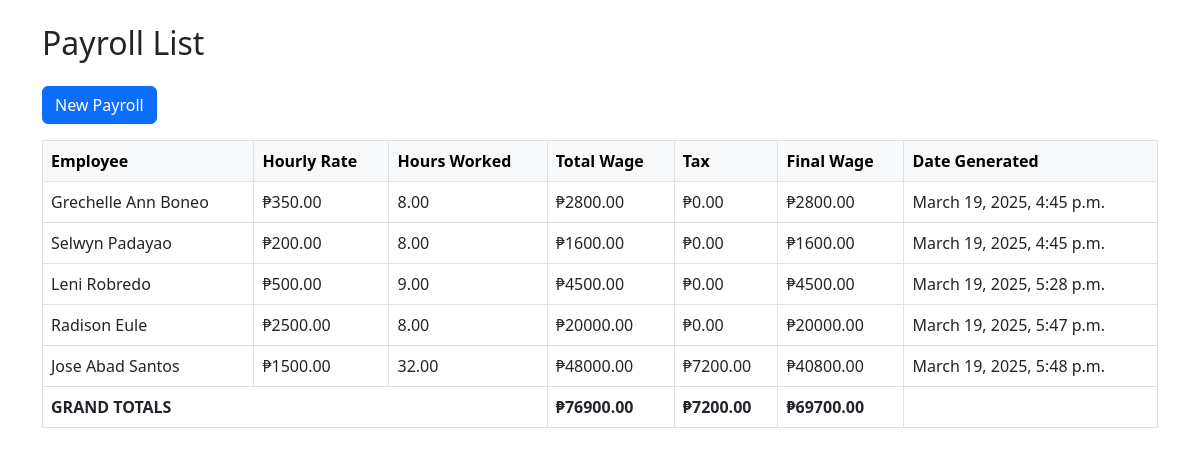
The page / on the database its author committed.
### payroll/models.py (models this page shows, shortened)
class Payroll(models.Model):
    PAYMENT_CHOICES = [("Full Payment", "Full Payment"), ("Installment", "Installment")]
    employee = models.OneToOneField(Employee, on_delete=models.CASCADE)  # Prevent duplicate payrolls
    wage = models.OneToOneField(Wage, on_delete=models.CASCADE)
    date_generated = models.DateTimeField(auto_now_add=True)
    payment_mode = models.CharField(max_length=20, choices=PAYMENT_CHOICES)
    @property
    def tax(self):
        tax_rate = Decimal("0.15")  # Convert float to Decimal
        return self.wage.total_wage * tax_rate if self.wage.total_wage > Decimal("30000") else Decimal("0")
    @property
    def final_wage(self):
        return self.wage.total_wage - self.tax

class Employee(models.Model):
    employee_id = models.AutoField(primary_key=True)
    full_name = models.CharField(max_length=255)
    job_title = models.CharField(max_length=100)
    department = models.CharField(max_length=100)

class Wage(models.Model):
    wage_id = models.AutoField(primary_key=True)
    hourly_rate = models.DecimalField(max_digits=10, decimal_places=2)
    hours_worked = models.DecimalField(max_digits=10, decimal_places=2)
    @property
    def total_wage(self):
        return self.hourly_rate * self.hours_worked

### payroll/views.py (the view)
# urls.py: path("", index, name="index"),
def index(request):
    payrolls = Payroll.objects.all()
    grand_total_wage = sum(p.wage.total_wage for p in payrolls)
    grand_total_tax = sum(p.tax for p in payrolls)
    grand_final_wage = sum(p.final_wage for p in payrolls)
    context = {
        "payrolls": payrolls,
        "grand_total_wage": grand_total_wage,
        "grand_total_tax": grand_total_tax,
        "grand_final_wage": grand_final_wage,
    }
    return render(request, "payroll/index.html", context)

### payroll/templates/payroll/index.html (shortened to what this page needs)
<!DOCTYPE html>
<html lang="en">
<head>
    <link rel="stylesheet" href="https://cdn.jsdelivr.net/npm/bootstrap@5.3.0/dist/css/bootstrap.min.css">
</head>
<body class="container mt-4">
    <h2 class="mb-4">Payroll List</h2>
    <a href="{% url 'payroll_form' %}" class="btn btn-primary mb-3">New Payroll</a>
    <table class="table table-bordered">
        <thead class="table-light">
            <tr>
                <th>Employee</th>
                <th>Hourly Rate</th>
                <th>Hours Worked</th>
                <th>Total Wage</th>
                <th>Tax</th>
                <th>Final Wage</th>
                <th>Date Generated</th>
            </tr>
        </thead>
        <tbody>
            {% for payroll in payrolls %}
            <tr>
                <td>{{ payroll.employee.full_name }}</td>
                <td>₱{{ payroll.wage.hourly_rate|stringformat:".2f" }}</td>
                <td>{{ payroll.wage.hours_worked|stringformat:".2f" }}</td>
                <td>₱{{ payroll.wage.total_wage|stringformat:".2f" }}</td>
                <td>₱{{ payroll.tax|stringformat:".2f" }}</td>
                <td>₱{{ payroll.final_wage|stringformat:".2f" }}</td>
                <td>{{ payroll.date_generated }}</td>
            </tr>
            {% endfor %}
        </tbody>
        <tfoot>
            <tr>
                <td colspan="3"><strong>GRAND TOTALS</strong></td>
                <td><strong>₱{{ grand_total_wage|stringformat:".2f" }}</strong></td>
                <td><strong>₱{{ grand_total_tax|stringformat:".2f" }}</strong></td>
                <td><strong>₱{{ grand_final_wage|stringformat:".2f" }}</strong></td>
                <td></td>
            </tr>
        </tfoot>
    </table>
</body>
</html>

### rows shown on the page
Payroll: employee.full_name "Grechelle Ann Boneo", wage.hourly_rate "350.00", wage.hours_worked "8.00", wage.total_wage "2800.00", tax "0.00", final_wage "2800.00", date_generated "March 19, 2025, 4:45 p.m."
Payroll: employee.full_name "Selwyn Padayao", wage.hourly_rate "200.00", wage.hours_worked "8.00", wage.total_wage "1600.00", tax "0.00", final_wage "1600.00", date_generated "March 19, 2025, 4:45 p.m."
Payroll: employee.full_name "Leni Robredo", wage.hourly_rate "500.00", wage.hours_worked "9.00", wage.total_wage "4500.00", tax "0.00", final_wage "4500.00", date_generated "March 19, 2025, 5:28 p.m."
Payroll: employee.full_name "Radison Eule", wage.hourly_rate "2500.00", wage.hours_worked "8.00", wage.total_wage "20000.00", tax "0.00", final_wage "20000.00", date_generated "March 19, 2025, 5:47 p.m."
Payroll: employee.full_name "Jose Abad Santos", wage.hourly_rate "1500.00", wage.hours_worked "32.00", wage.total_wage "48000.00", tax "7200.00", final_wage "40800.00", date_generated "March 19, 2025, 5:48 p.m."

### other values the page prints
{{ grand_total_wage|stringformat:".2f" }} "76900.00"
{{ grand_total_tax|stringformat:".2f" }} "7200.00"
{{ grand_final_wage|stringformat:".2f" }} "69700.00"
